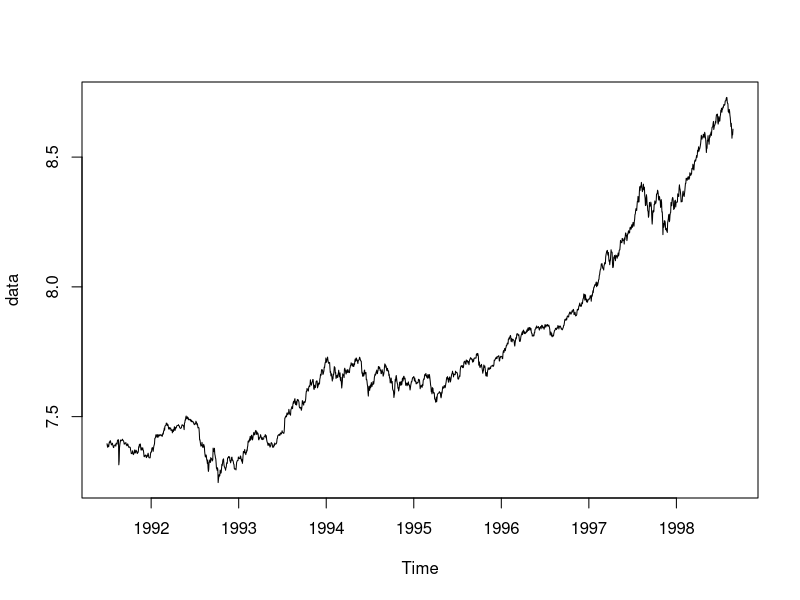

R code for this plot: (Note: this script raises an error after producing the figure.)
# Time Series Models of Heteroskedasticity example
library(tseries)

data(EuStockMarkets)
data <- log(EuStockMarkets[,"DAX"]) # Log return
plot(data)
kpss.test(data) # Non-stationary

ndiffs(data)
data <- diff(data, differences=1)
kpss.test(data) # stationary

acf(data)
pacf(data)

plot(data^2) # varience cluster

model <- garch(data) # GARCH Model fitting: GARCH(1,1)
summary(model) 
plot(data^2) 
lines(model$fitted.values[,1]^2, col="red")
legend(1997, 0.009, c("data", "fitting"), lty=1, col=1:2)
title("Time Series Models of Heteroskedasticity: GARCH(1,1)")

# Residual checking
acf(model$residuals[-1])
pacf(model$residuals[-1])